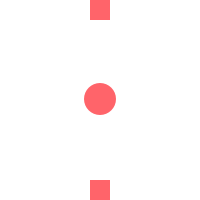
Frame 1 (no input)
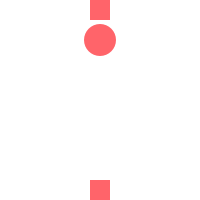
Frame 60 (the mouse pressed at the canvas centre just before this capture)
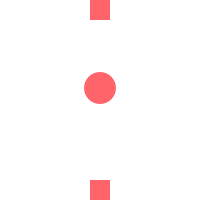
Frame 120 (the mouse held since frame 60 and released just before this capture)

The Processing sketch that drew these frames (run headless with seeded random() and noise(); from frame 60 on, the mouse is pressed at the canvas centre):

// Processing sketch: processing_42646
// ── processing_42646.pde

int y = 100;
int speed = -1;

void setup() {
  size(200,200);
  smooth();
}

void draw() {
  background(255);

  // y location.
  y = y + speed;

  
  if ((y > 165) || (y < 35)) {
    // multiply speed by -1 to turn it around.
    speed = speed* - 1;
  }

  // Display circle at x location
  noStroke();
  fill(255,100,106);
  ellipse(100,y,32,32);
  
  rect(90,180,20,20);
  rect(90,0,20,20);
}
